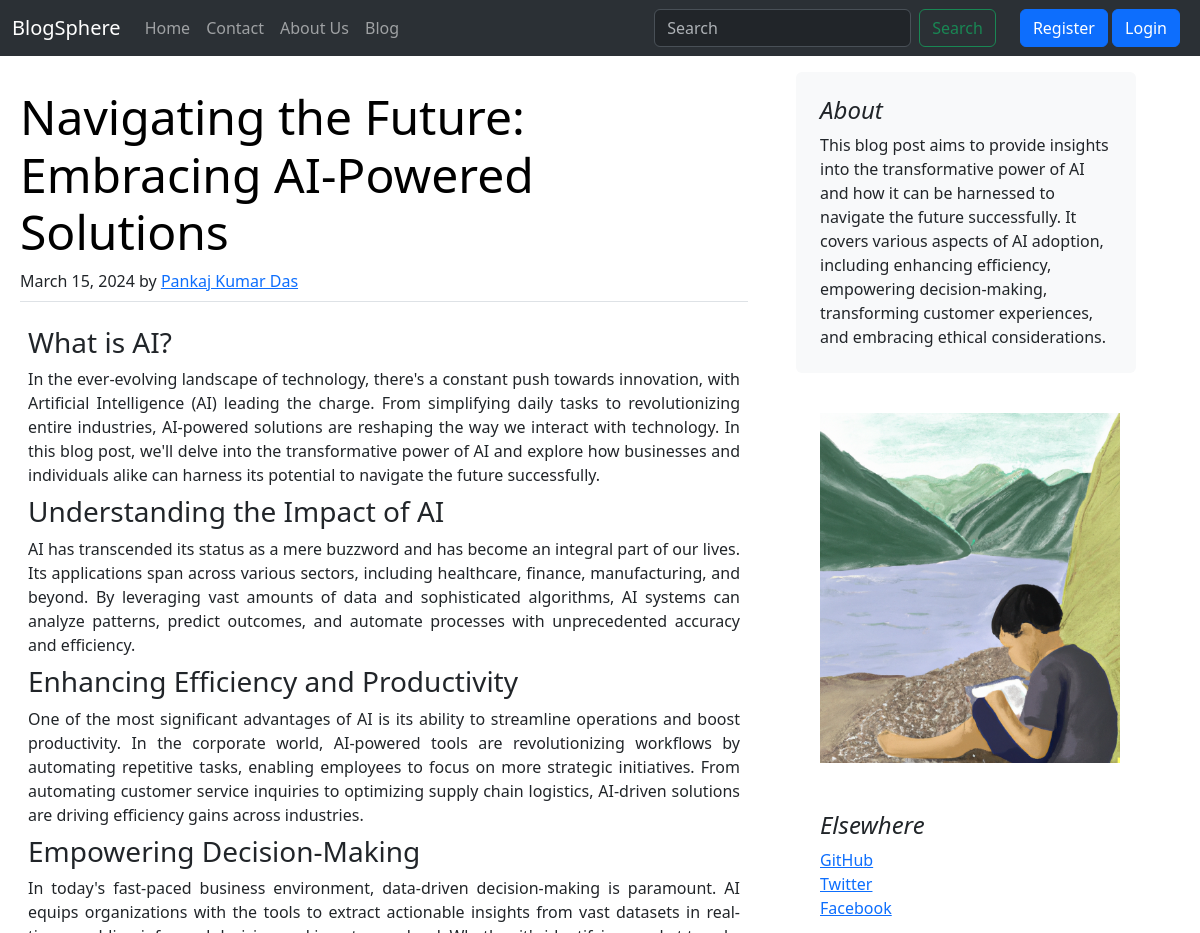
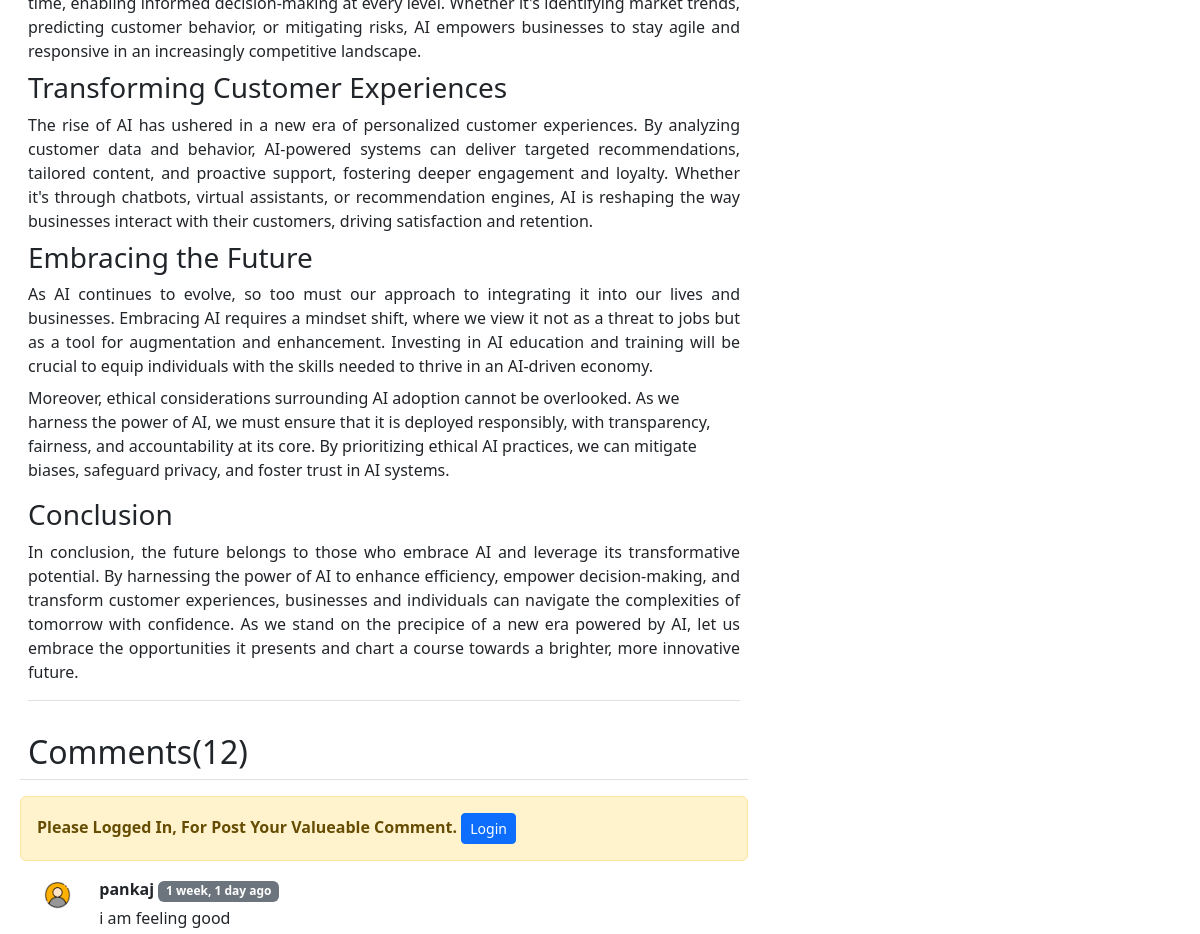
Before: /blog/navigating-the-future-embracing-ai-powered-solutions/ (upper part) with the older database file (2 pictures, top to bottom).
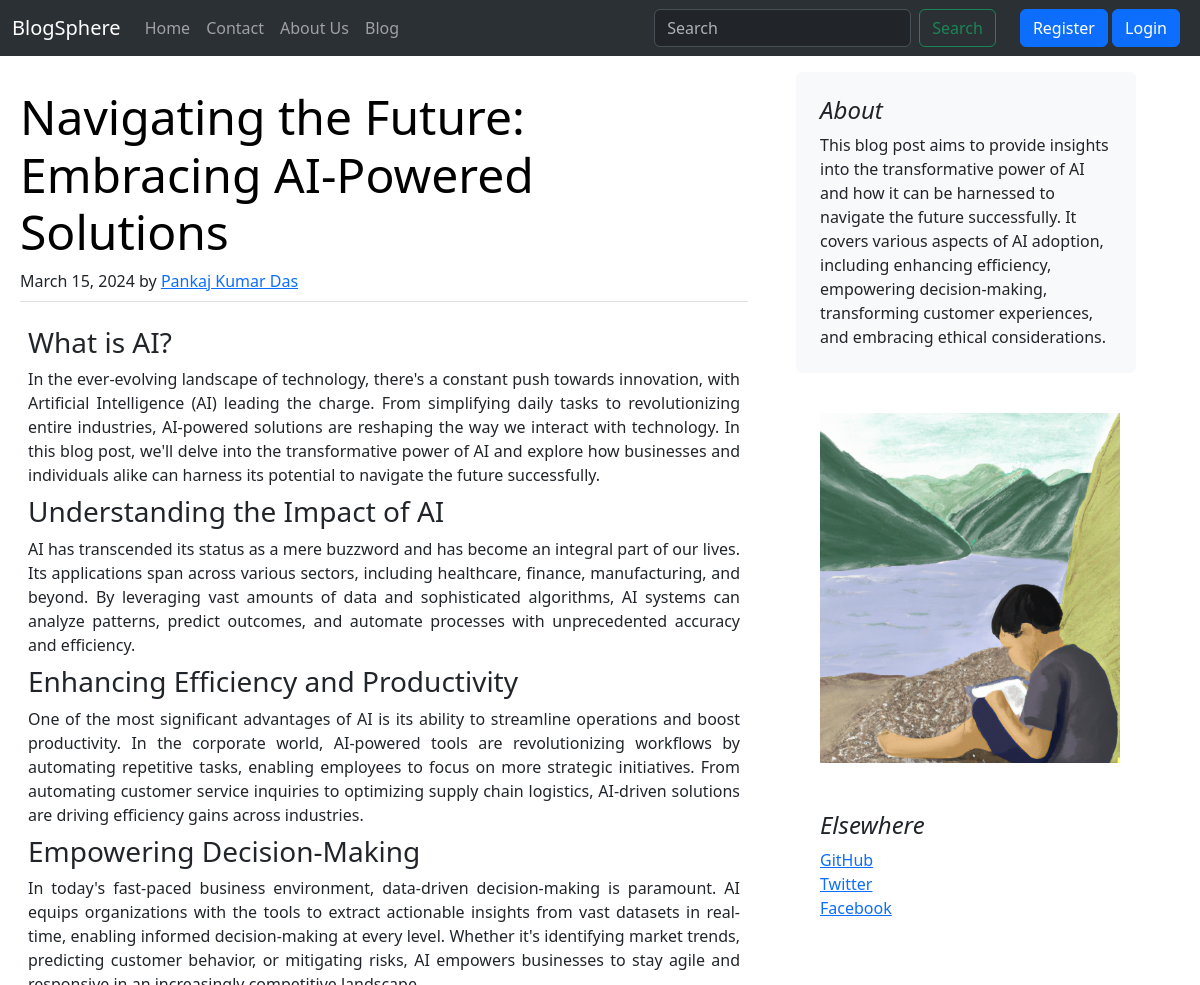
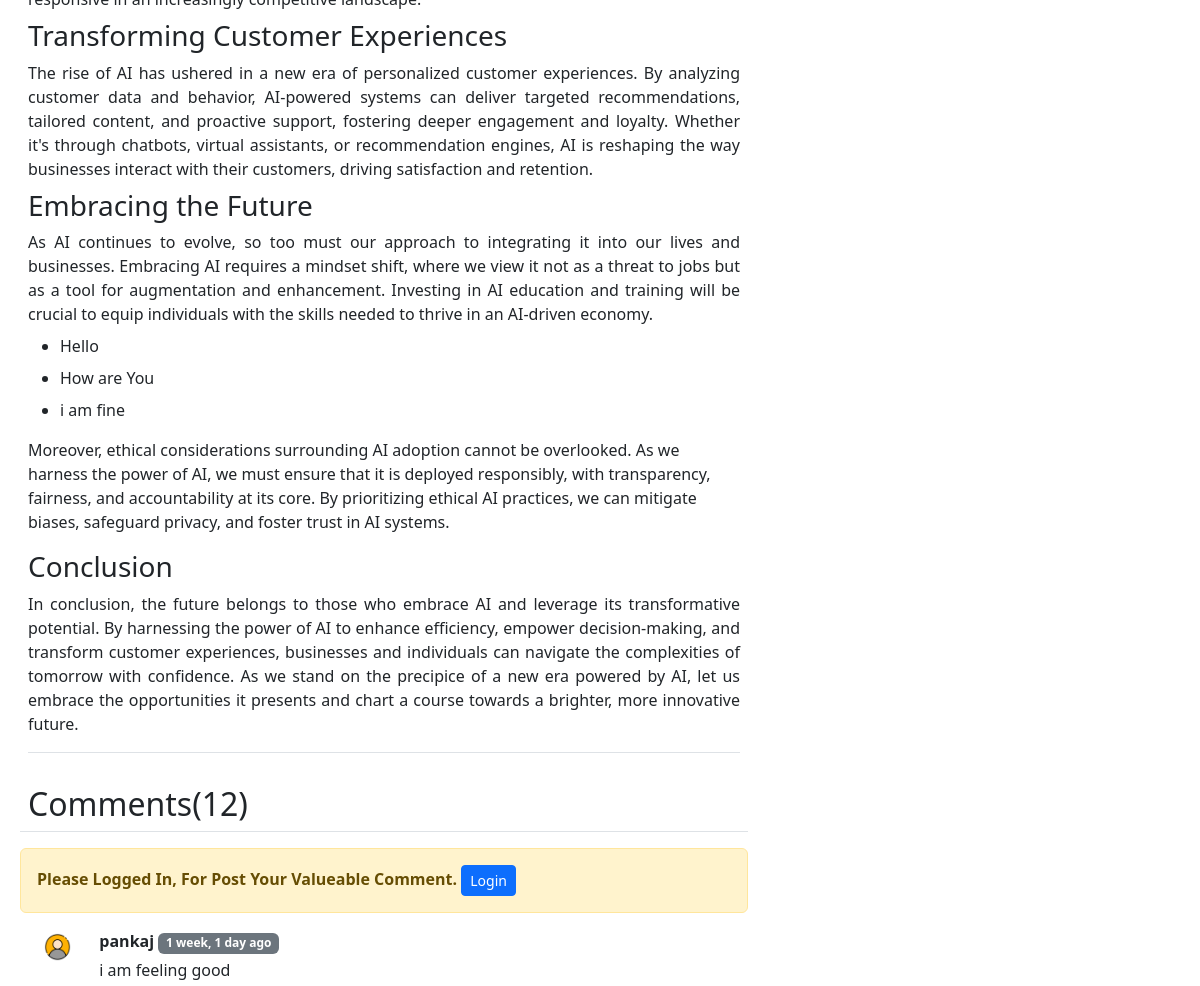
After: the same page with the newer database file (2 pictures, top to bottom).
### blog/models.py (models this page shows, shortened)
class Post(models.Model):
    CATEGORY_CHOICES = [
        ('Tech', 'Tech'),
        ('Life Style', 'Life Style'),
        ('Fitness Focus', 'Fitness Focus'),
        ('Bookworm Corner', 'Bookworm Corner'),
        ('Digital Insights', 'Digital Insights'),
        ('Creative Crafts', 'Creative Crafts'),
        ('Travel Tales', 'Travel Tales'),
        ('Inspirational Stories', 'Inspirational Stories')
    ]
    pno = models.AutoField(primary_key=True)
    title = models.CharField(max_length=150)
    author = models.CharField(max_length=100)
    category = models.CharField(max_length=100, blank=True, choices=CATEGORY_CHOICES)
    slug = models.CharField(max_length=700, blank=True, null=True)
    timestamp = models.DateField(blank=True)
    content = models.TextField()
    summary = models.TextField()
    image = models.ImageField(upload_to="blog/images", default="")

class BlogComment(models.Model):
    cno = models.AutoField(primary_key=True)
    comment = models.TextField(max_length=500)
    user = models.ForeignKey(User,
                             on_delete=models.CASCADE)  # If the User is deleted , related comment will also delete
    post = models.ForeignKey(Post, on_delete=models.CASCADE)
    parent = models.ForeignKey('self', on_delete=models.CASCADE, null=True, blank=True)
    timestamp = models.DateTimeField(default=now)

### blog/views.py (the view)
# urls.py: path("<str:slug>/", views.blogPost, name="blogPost"),
def blogPost(request, slug):
    post = Post.objects.filter(slug=slug).first()
    if post is not None:
        comments = BlogComment.objects.filter(post=post, parent=None).order_by('-timestamp')
        replies = BlogComment.objects.filter(post=post).exclude(parent=None)
        reply_dict = {}
        for reply in replies:
            if reply.parent.cno not in reply_dict.keys():
                reply_dict[reply.parent.cno] = [reply]
            else:
                reply_dict[reply.parent.cno].append(reply)
        context = {'post': post, 'comments': comments, 'reply_dict': reply_dict}
        return render(request, "blog/blogpost.html", context)
    else:
        return HttpResponse("404 - Some Error Occurs")

### blog/templatetags/extras.py (called while the page is built)
@register.filter(name='get_val')
def get_val(dict, key):
    return dict.get(key)

### templates/blog/blogpost.html (shortened to what this page needs)
{% extends 'base.html' %}
{% block body %}
{% load static %}
{% load humanize %}
{% load extras %}
<div class="container my-2 mx-2">
    <div class="row g-5">
        <div class="col-md-8">
            <article class="my-4 blog-post border-bottom ">
                <h2 class="display-5 link-body-emphasis mb-1">{{post.title}}</h2>
                <p class="blog-post-meta my-2">{{post.timestamp}} by <a href="#">{{post.author}}</a></p>
            </article>
            <article class="my-4 blog-post border-bottom mx-2">
                <p class="" style="text-align: justify;">{{post.content|safe}}</p>
            </article>
            <div>
                <h2 class="border-bottom p-2">Comments({{comments.count}})</h2>
                {% if user.is_authenticated %}
                <form action="/blog/commentpost/" method="post">
                    {% csrf_token %}
                    <div class="my-4 ms-3">
                        <input type="text" name="comment" id="comment" placeholder="Your Valueable Comment." required
                            autocomplete="off" style="font-size: 17px;"> <br>
                        <input type="hidden" name="post_pno" value="{{post.pno}}">
                        <input type="hidden" name="parentPno" value="">
                        <button type="submit" class="btn btn-primary btn-sm my-2">Comment</button>
                    </div>
                </form>
                {% else %}
                <div class="alert alert-warning alert-dismissible fade show" role="alert">
                    <strong>Please Logged In, For Post Your Valueable Comment.</strong>
                    <button class="btn btn-primary btn-sm" data-bs-toggle="modal"
                        data-bs-target="#staticBackdrop-login">Login</button>
                </div>
                {% endif %}
                {% for comment in comments %}
                <div class="row my-3 mx-2">
                    <div class="col-md-1 ">
                        <img src="{%static 'blog/user.png' %}" class="rounded mx-auto d-block w-100 p-1 " alt="image">
                    </div>
                    <div class="col-md-11">
                        <b>{{comment.user.username}}</b> <span
                            class="badge text-bg-secondary">{{comment.timestamp|naturaltime}}</span>
                        <div class="content my-1">
                            {{comment.comment}}
                        </div>
                    </div>
                </div>
                {% endfor %}
            </div>
        </div>
        <div class="col-md-4 ">
            <div class="position-sticky my-2" style="top: 2rem;">
                <div class="p-4 mb-3 bg-body-tertiary rounded">
                    <h4 class="fst-italic">About</h4>
                    <p class="mb-0">{{post.summary}}</p>
                </div>
                <div class="p-4">
                    <img src="/media/{{ post.image }}" alt="Thumbnail" width="300px" height="350px"
                        style="object-fit: cover;">
                </div>
                <div class="p-4">
                    <h4 class="fst-italic">Elsewhere</h4>
                    <ol class="list-unstyled">
                        <li><a href="#">GitHub</a></li>
                        <li><a href="#">Twitter</a></li>
                        <li><a href="#">Facebook</a></li>
                    </ol>
                </div>
            </div>
        </div>
    </div>
</div>
{% endblock %}

### templates/base.html (shortened to what this page needs)
<!doctype html>
<html lang="en">
<head>
    <link href="https://cdn.jsdelivr.net/npm/bootstrap@5.3.3/dist/css/bootstrap.min.css" rel="stylesheet"
>
</head>
<body>
    <nav class="navbar navbar-expand-lg bg-primary bg-body-tertiary " data-bs-theme="dark">
        <div class="container-fluid">
            <a class="navbar-brand" href="/">BlogSphere</a>
            <div class="collapse navbar-collapse" id="navbarSupportedContent">
                <ul class="navbar-nav me-auto mb-2 mb-lg-0">
                    <li class="nav-item">
                        <a class="nav-link {% block homeactive  %}{% endblock %}" aria-current="page" href="/">Home</a>
                    </li>
                    <li class="nav-item">
                        <a class="nav-link {% block contactactive  %}{% endblock %} " href="/contact">Contact</a>
                    </li>
                    <li class="nav-item">
                        <a class="nav-link {% block aboutactive  %}{% endblock %}" href="/about">About Us</a>
                    </li>
                    <li class="nav-item">
                        <a class="nav-link {% block blogactive  %}{% endblock %}" href="/blog">Blog</a>
                    </li>
                </ul>
                <form method="get" action="/search/" class="d-flex mx-3" role="search">
                    <input class="form-control me-2" name="query" id="query" type="search" placeholder="Search"
                        aria-label="Search">
                    <button class="btn btn-outline-success" type="submit">Search</button>
                </form>
                {% if user.is_authenticated %}
                <div class="mx-2" id="navbarNavDarkDropdown">
                    <ul class="navbar-nav">
                        <li class="nav-item dropdown">
                            <button class="btn btn-dark dropdown-toggle" data-bs-toggle="dropdown"
                                aria-expanded="false">
                                Welcome - {{user.first_name}} {{user.last_name}}
                            </button>
                            <ul class="dropdown-menu dropdown-menu-dark">
                                <li><a class="dropdown-item" href="/logout">Logout</a></li>
                                {% if not user.is_staff %}
                                <li><a class="dropdown-item" data-bs-toggle="modal"
                                        data-bs-target="#staticBackdrop-become-author">Become An Author?</a></li>
                                {% endif %}
                            </ul>
                        </li>
                    </ul>
                </div>
                {% else %}
                <div class="mx-2">
                    <button type="button" class="btn btn-primary" data-bs-toggle="modal"
                        data-bs-target="#staticBackdrop-register">
                        Register
                    </button>
                    <button type="button" class="btn btn-primary" data-bs-toggle="modal"
                        data-bs-target="#staticBackdrop-login">
                        Login
                    </button>
                </div>
                {% endif %}
            </div>
        </div>
    </nav>
    {% block body %} {% endblock %}
</body>
</html>

### templates/blog/blogpost.html (style rules this page uses)
.content { overflow-wrap: anywhere; text-align: justify; }

Changed rows visible on the page:
changed Post "Navigating the Future: Embracing AI-Powered Solutions": content "…in an AI-driven economy. Moreover, ethical considerations surrounding…" → "…in an AI-driven economy. Hello How are You i am fine Moreover, ethical considerations surrounding…"
